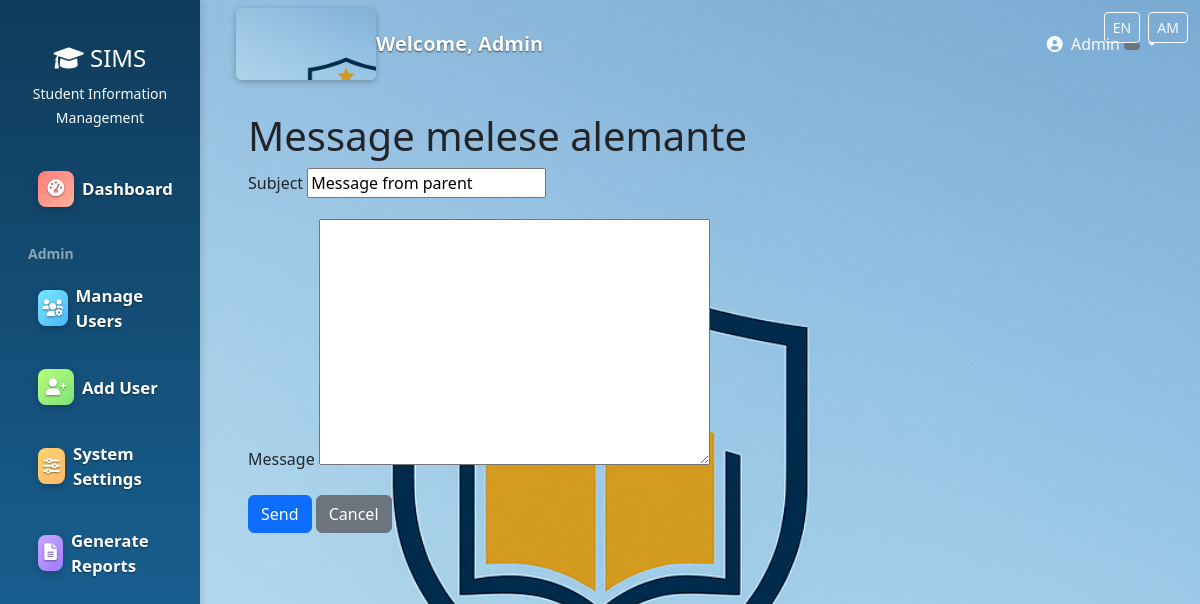
Page /parents/teacher/11/message/ (signed in) on the committed database.
### users/models.py (models this page shows, shortened)
class User(AbstractUser):
    ROLE_CHOICES = (
        ('admin', 'Administrator'),
        ('teacher', 'Teacher'),
        ('student', 'Student'),
        ('registrar', 'Registrar'),
        ('finance', 'Finance Officer'),
        ('parent', 'Parent'),
    )
    role = models.CharField(max_length=20, choices=ROLE_CHOICES)
    phone = models.CharField(max_length=15, blank=True)
    address = models.TextField(blank=True)
    date_of_birth = models.DateField(null=True, blank=True)
    profile_picture = models.ImageField(upload_to='profiles/', null=True, blank=True)
    is_approved = models.BooleanField(default=False)
    created_at = models.DateTimeField(auto_now_add=True)

### users/decorators.py (the view)
        def wrapper(request, *args, **kwargs):
            if request.user.is_authenticated:
                if request.user.role in allowed_roles or request.user.is_superuser:
                    return view_func(request, *args, **kwargs)
            messages.error(request, "You don't have permission to access this page.")
            return redirect('dashboard')

### parents/views.py
class MessageTeacherForm(forms.Form):
    subject = forms.CharField(max_length=255)
    message = forms.CharField(widget=forms.Textarea)

### templates/parents/message_teacher.html (shortened to what this page needs)
{% extends 'base.html' %}
{% block content %}
<div class="container">
    <h1>Message {{ teacher.get_full_name }}</h1>
    <form method="post">
        <div class="mb-3">
            <label class="form-label">Subject</label>
            {{ form.subject }}
        </div>
        <div class="mb-3">
            <label class="form-label">Message</label>
            {{ form.message }}
        </div>
        <button class="btn btn-primary">Send</button>
        {% if request.GET.student_id %}
            <a href="{% url 'contact_teachers' student_id=request.GET.student_id %}" class="btn btn-secondary">Cancel</a>
        {% else %}
            <a href="{% url 'parent_contact_teachers_overview' %}" class="btn btn-secondary">Cancel</a>
        {% endif %}
    </form>
</div>
{% endblock %}

### templates/base.html (shortened to what this page needs)
<!DOCTYPE html>
{% load i18n %}
<html lang="{{ LANGUAGE_CODE|default:'en' }}">
  <head>
    {% load static %}
    <link
      href="https://cdn.jsdelivr.net/npm/bootstrap@5.3.0/dist/css/bootstrap.min.css"
      rel="stylesheet"
    />
    <link
      href="https://cdnjs.cloudflare.com/ajax/libs/font-awesome/6.0.0/css/all.min.css"
      rel="stylesheet"
    />
  </head>
  <body>
    <div style="position:fixed;right:12px;top:12px;z-index:1050">
      <form id="lang-form" action="/i18n/setlang/" method="post" style="display:inline">
        <button name="language" value="en" class="btn btn-sm btn-outline-light me-1" type="submit">EN</button>
        <button name="language" value="am" class="btn btn-sm btn-outline-light" type="submit">AM</button>
      </form>
    </div>
    {% if user.is_authenticated %}
    <div class="container-fluid">
      <div class="row">
        <nav class="col-md-3 col-lg-2 d-none d-md-block sidebar">
          <div class="position-sticky pt-4">
            <div class="text-center mb-4">
              <h4 class="text-white">
                <i class="fas fa-graduation-cap"></i> SIMS
              </h4>
              <small class="text-light">Student Information Management</small>
            </div>
            <ul class="nav flex-column">
              <li class="nav-item">
                <a
                  class="nav-link {% if request.resolver_match.url_name == 'dashboard' %}active{% endif %}"
                  href="{% url 'dashboard' %}"
                >
                  <i class="fas fa-tachometer-alt me-2"></i>Dashboard
                </a>
              </li>
              {% if user.is_superuser or user.is_staff or user.role == 'admin' %}
              <li class="nav-item mt-3">
                <strong class="text-white-50 ps-3 small">{% trans "Admin" %}</strong>
              </li>
              {% url 'manage_users' as manage_users_url %}
              {% if manage_users_url %}
              <li class="nav-item">
                <a class="nav-link" href="{{ manage_users_url }}">
                  <i class="fas fa-users-cog me-2"></i>
                  <span data-i18n="SIDEBAR_MANAGE_USERS">{% trans "Manage Users" %}</span>
                </a>
              </li>
              {% endif %}
              {% url 'add_user' as add_user_url %}
              {% if add_user_url %}
              <li class="nav-item">
                <a class="nav-link" href="{{ add_user_url }}">
                  <i class="fas fa-user-plus me-2"></i>
                  <span data-i18n="SIDEBAR_ADD_USER">{% trans "Add User" %}</span>
                </a>
              </li>
              {% endif %}
              {% url 'system_settings' as system_settings_url %}
              {% if system_settings_url %}
              <li class="nav-item">
                <a class="nav-link" href="{{ system_settings_url }}">
                  <i class="fas fa-sliders-h me-2"></i>
                  <span data-i18n="SIDEBAR_SYSTEM_SETTINGS">{% trans "System Settings" %}</span>
                </a>
              </li>
              {% endif %}
              {% url 'generate_reports' as generate_reports_url %}
              {% if generate_reports_url %}
              <li class="nav-item">
                <a class="nav-link" href="{{ generate_reports_url }}">
                  <i class="fas fa-file-alt me-2"></i>
                  <span data-i18n="SIDEBAR_GENERATE_REPORTS">{% trans "Generate Reports" %}</span>
                </a>
              </li>
              {% endif %}
              {% url 'post_announcements' as post_announcements_url %}
              {% endif %}
            </ul>
          </div>
        </nav>
        <main class="col-md-9 ms-sm-auto col-lg-10 px-md-4 main-content">
          <nav
            class="navbar navbar-expand-lg navbar-light bg-white shadow-sm mb-4"
          >
            <div class="container-fluid">
              <span class="site-logo" aria-hidden="true"></span>
              <span class="navbar-brand">Welcome, {{ user.get_full_name|default:user.username }}</span>
              <div class="navbar-nav ms-auto">
                <div class="nav-item dropdown">
                  <a
                    class="nav-link dropdown-toggle"
                    href="#"
                    id="navbarDropdown"
                    role="button"
                    data-bs-toggle="dropdown"
                  >
                    <i class="fas fa-user-circle me-1"></i> {{ user.username }}
                    <span
                      class="badge bg-{% if user.role == 'admin' %}danger{% elif user.role == 'teacher' %}info{% elif user.role == 'student' %}success{% elif user.role == 'parent' %}warning{% else %}secondary{% endif %}"
                    >
                    </span>
                  </a>
                </div>
              </div>
            </div>
          </nav>
          <div class="container-fluid">{% block content %}{% endblock %}</div>
        </main>
      </div>
    </div>
    {% endif %}
  </body>
</html>

### rows in the picture
User: get_full_name "Admin", username "Admin"
User: get_full_name "melese alemante"
